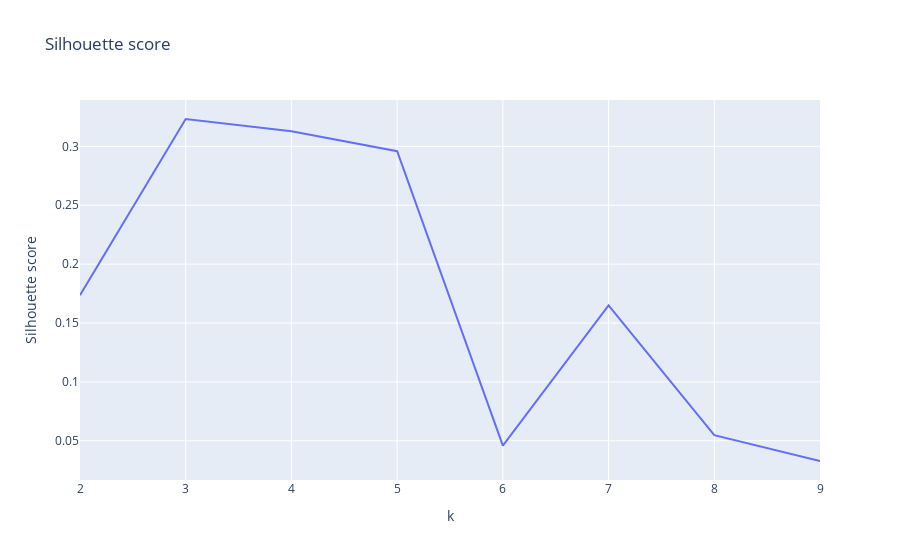

The code cell stored with this chart in its notebook:
### Code cell
silhouette_scores = []

for k in range(2, 10):
    kmeans = KMeans(n_clusters=k, random_state=42, init="random", n_init="auto")
    kmeans.fit(df_cluster_ss_pr)
    silhouette_scores.append(silhouette_score(df_cluster_ss, kmeans.labels_))

fig = px.line(
    x=range(2, 10),
    y=silhouette_scores,
    title="Silhouette score",
    labels={"x": "k", "y": "Silhouette score"},
)
fig.show()

### Figure 1 — Plotly figure (JSON) as saved in the notebook; plotly's stock layout.template omitted (floating-point values rounded to 4 significant figures)
{"data": [{"hovertemplate": "k=%{x}<br>Silhouette score=%{y}<extra></extra>", "legendgroup": "", "line": {"color": "#636efa", "dash": "solid"}, "marker": {"symbol": "circle"}, "mode": "lines", "name": "", "orientation": "v", "showlegend": false, "type": "scatter", "x": [2, 3, 4, 5, 6, 7, 8, 9], "xaxis": "x", "y": [0.1736, 0.3232, 0.3129, 0.2959, 0.04593, 0.165, 0.05482, 0.03283], "yaxis": "y"}], "layout": {"legend": {"tracegroupgap": 0}, "title": {"text": "Silhouette score"}, "xaxis": {"anchor": "y", "domain": [0, 1], "title": {"text": "k"}}, "yaxis": {"anchor": "x", "domain": [0, 1], "title": {"text": "Silhouette score"}}}}
